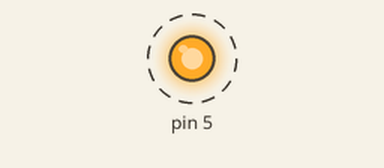
Bench run of a sketch on a simulated Arduino Uno, built with avr-gcc and run on an emulated ATmega328P. On the bench: output pins drawn as LEDs (lit = HIGH). Dashed ring = blinking.

Above: at 0.3 s.
Timing chart, 0 to 3.0 s (numbered marks = the images above):
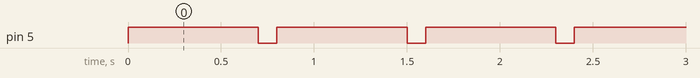

Measured:
- by itself, pin 5: alternates HIGH for 0.70 s and LOW for 0.10 s

The sketch:

doctor.ino
```cpp
void setup() {
  // Initialize digital pin LED_BUILTIN as an output.
  pinMode(5, OUTPUT);
}

// The loop function runs over and over again forever
void loop() {
  digitalWrite(5, HIGH);   // Turn the LED on (HIGH is the voltage level)
  delay(700);                      // Long delay to notify appointment.
  digitalWrite(5, LOW);    // Turn the LED off by making the voltage LOW
  delay(100);
}
```
